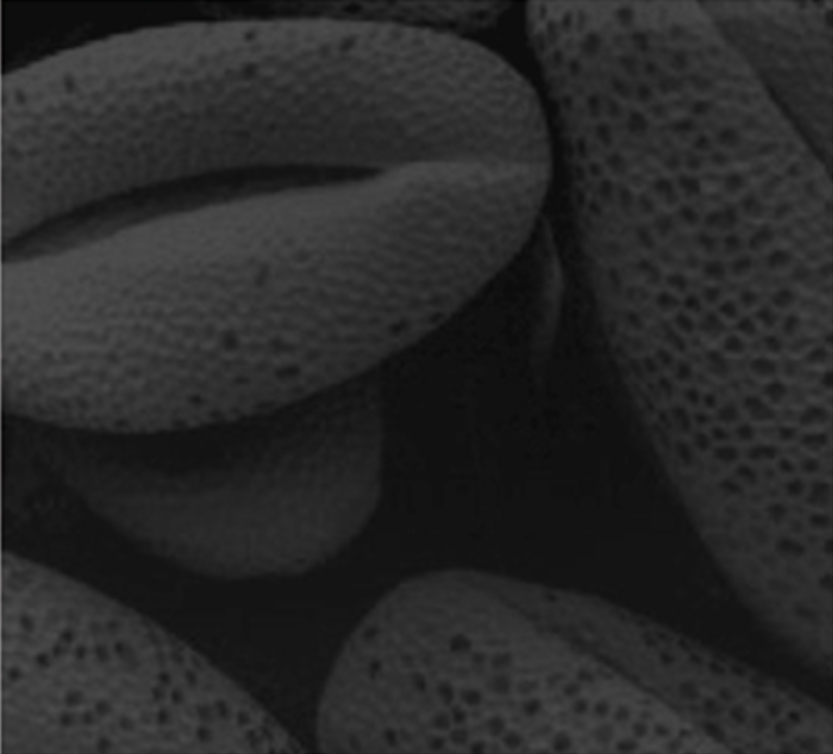
%> input picture Laboratories/Lab 3/Data/cells.png, 833 x 754 px
$ octave Lab3_task1.m   (GNU Octave 9; MATLAB toolbox functions it lacks are replaced by stand-ins)
%> lines starting %> are read from the running program, lines starting %| are printed output that depends on the picture
% % % % % % % % % % % % % % % % % % % % % % % % % % % % % % % % % % % % % %
% Instituto Superior Tecnico
% Computational Vision - Lab 3 - Task 1
%
% Authors:
% David Marafuz Gaspar - 106541
% Pedro Gaspar Mónico - 106626
% % % % % % % % % % % % % % % % % % % % % % % % % % % % % % % % % % % % % %

% 1. Load the image and convert to Double (as required by the task)
img_uint8 = imread('./Data/cells.png');
%> img_uint8 is the input picture: size 754x833x3 uint8; mean R, G, B 41, 41, 41
img = im2double(img_uint8); % Converts range [0, 255] to [0.0, 1.0]

% A. Brightness Adjustment (Adding a constant)
brightness_offset = 0.2;
img_brightness = img + brightness_offset;
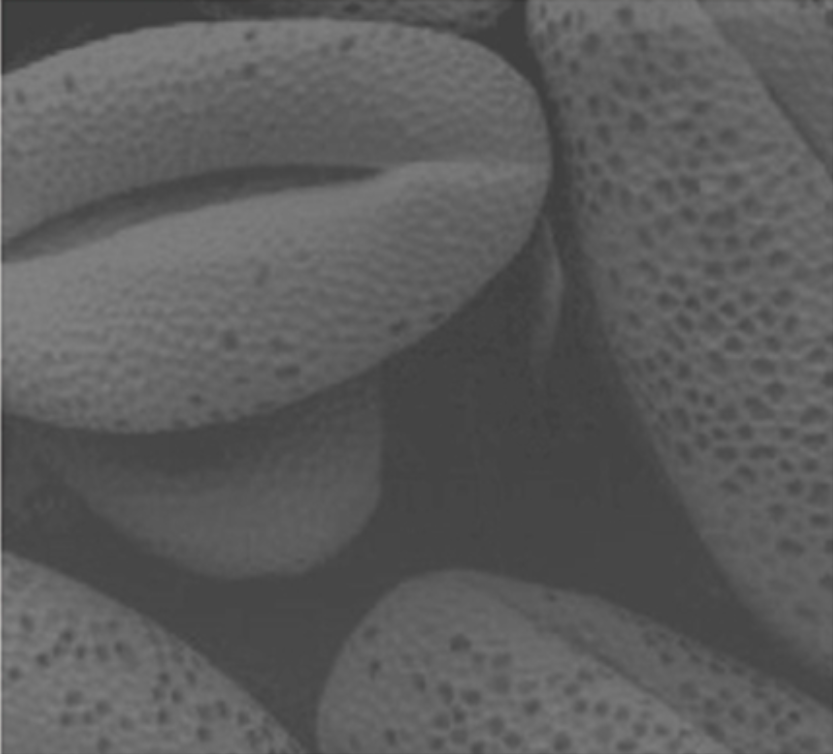
%> img_brightness: size 754x833x3 double; mean R, G, B 0.361, 0.361, 0.361
img_brightness = min(max(img_brightness, 0), 1); % Clipping to [0, 1] range

% B. Contrast Adjustment (Multiplying by a gain)
contrast_gain = 1.5;
img_contrast = img * contrast_gain;
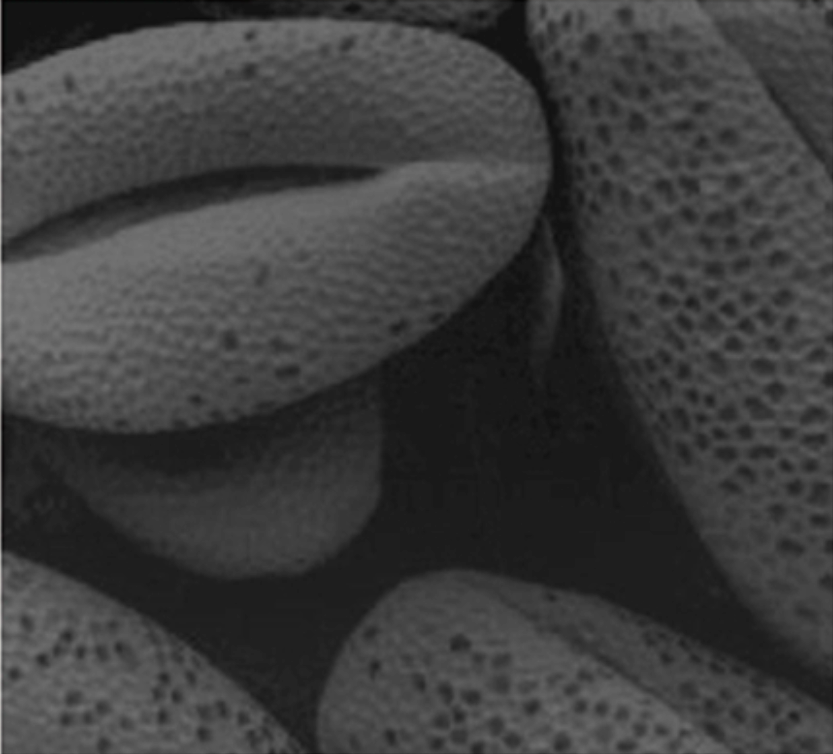
%> img_contrast: size 754x833x3 double; mean R, G, B 0.241, 0.241, 0.241
img_contrast = min(max(img_contrast, 0), 1); % Clipping

% C. Gamma Correction (Power Law)
gamma_val = 0.5; % Values < 1 brighten shadows, > 1 darken them
img_gamma = img .^ gamma_val;

% D. Histogram Equalization
% Equivalent to the Simulink "Histogram Equalization" block
img_eq = histeq(img);
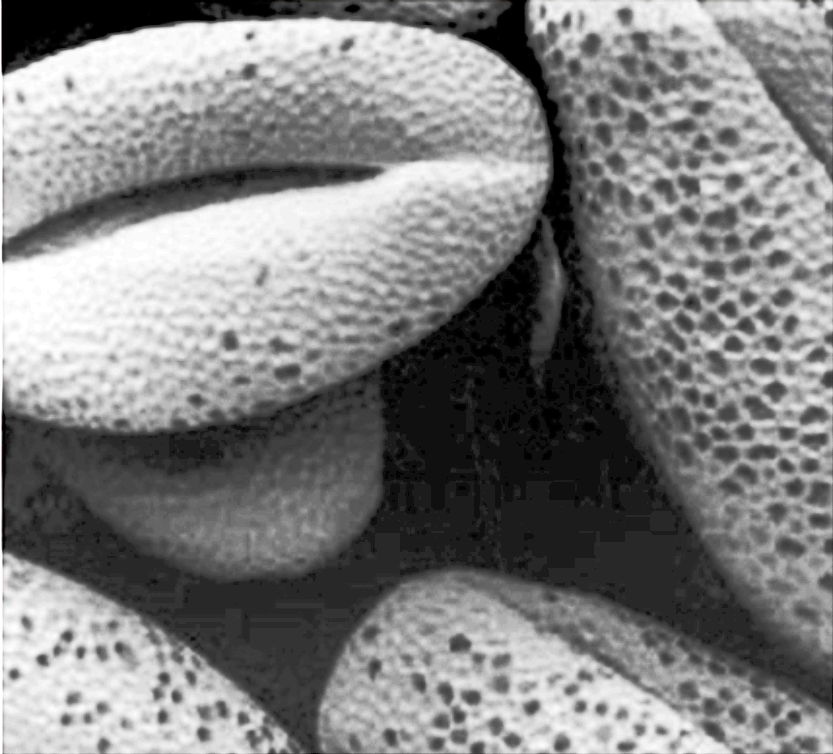
%> img_eq: size 754x833x3 double; mean R, G, B 0.504, 0.504, 0.504

figure('Name', 'Point Processing Comparison', 'NumberTitle', 'off');

% Original
subplot(2,5,1); imshow(img); title('Original');
subplot(2,5,6); imhist(img); title('Original Hist');

% Brightness
subplot(2,5,2); imshow(img_brightness); title('Brightness (+0.2)');
subplot(2,5,7); imhist(img_brightness); title('Shifted Hist');

% Contrast
subplot(2,5,3); imshow(img_contrast); title('Contrast (x1.5)');
subplot(2,5,8); imhist(img_contrast); title('Stretched Hist');

% Gamma
subplot(2,5,4); imshow(img_gamma); title(['Gamma (\gamma=' num2str(gamma_val) ')']);
subplot(2,5,9); imhist(img_gamma); title('Non-linear Shift');

% Equalization
subplot(2,5,5); imshow(img_eq); title('Equalized');
subplot(2,5,10); imhist(img_eq); title('Flat/Uniform Hist');
%> after `title('Flat/Uniform Hist')`:
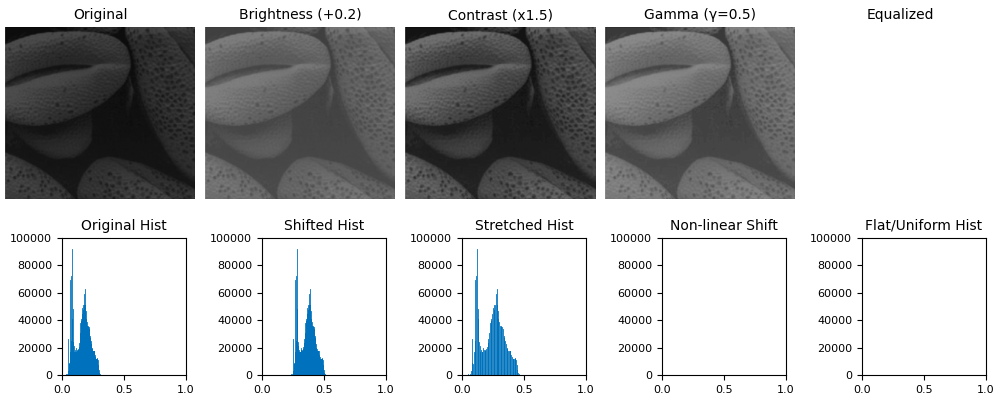
%> figure redrawn from the program's plot data, 10 panels
